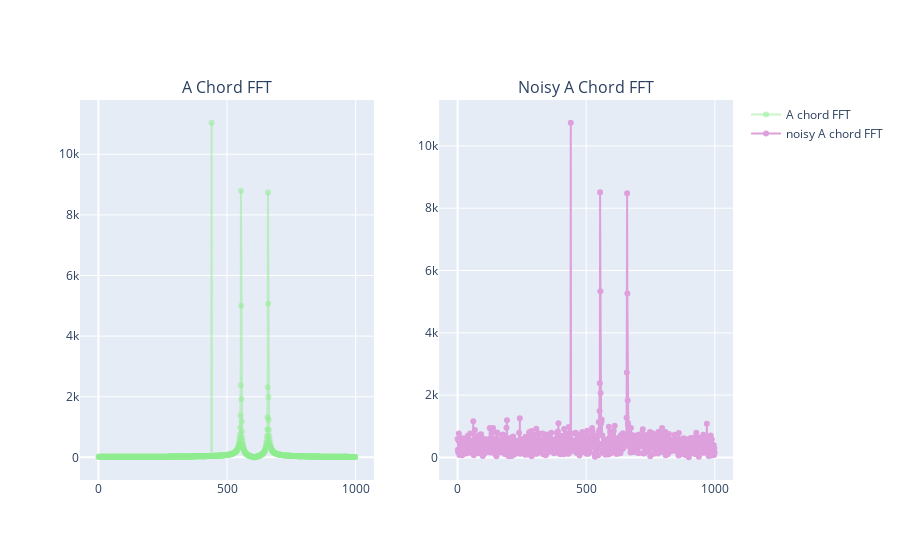

Notebook source saved alongside this figure:
### Code cell
graph_a_chord_fft = go.Figure()
graph_a_chord_fft.add_trace(go.Scatter(
    x=freq[:1000],
    y=np.real(np.abs(a_chord_fft[:1000])),
    mode='markers+lines',
    name='A chord FFT',
    line=dict(color='rgba(144, 238, 144, 0.5)'), 
))

graph_noisy_a_chord_fft = go.Figure()
graph_noisy_a_chord_fft.add_trace(go.Scatter(
    x=freq[:1000],
    y=np.real(np.abs(noisy_a_chord_fft[:1000])),
    mode='markers+lines',
    name='noisy A chord FFT',
    line=dict(color='rgba(221, 160, 221, 1.0)'), 
))

combined_graphs = make_subplots(rows=1, cols=2, subplot_titles=('A Chord FFT', 'Noisy A Chord FFT'))
combined_graphs.add_traces(graph_a_chord_fft.data, rows=1, cols=1)
combined_graphs.add_traces(graph_noisy_a_chord_fft.data, rows=1, cols=2)

### Figure 1 — Plotly figure (JSON) as saved in the notebook; plotly's stock layout.template omitted (floating-point values rounded to 4 significant figures; data arrays with more than 128 entries replaced by an {"elided": "..."} marker saying what was removed)
{"data": [{"line": {"color": "rgba(144, 238, 144, 0.5)"}, "mode": "markers+lines", "name": "A chord FFT", "type": "scatter", "x": {"elided": "1000 float values"}, "xaxis": "x", "y": {"elided": "1000 float values"}, "yaxis": "y"}, {"line": {"color": "rgba(221, 160, 221, 1.0)"}, "mode": "markers+lines", "name": "noisy A chord FFT", "type": "scatter", "x": {"elided": "1000 float values"}, "xaxis": "x2", "y": {"elided": "1000 float values"}, "yaxis": "y2"}], "layout": {"annotations": [{"font": {"size": 16}, "showarrow": false, "text": "A Chord FFT", "x": 0.225, "xanchor": "center", "xref": "paper", "y": 1, "yanchor": "bottom", "yref": "paper"}, {"font": {"size": 16}, "showarrow": false, "text": "Noisy A Chord FFT", "x": 0.775, "xanchor": "center", "xref": "paper", "y": 1, "yanchor": "bottom", "yref": "paper"}], "xaxis": {"anchor": "y", "domain": [0, 0.45]}, "xaxis2": {"anchor": "y2", "domain": [0.55, 1]}, "yaxis": {"anchor": "x", "domain": [0, 1]}, "yaxis2": {"anchor": "x2", "domain": [0, 1]}}}
